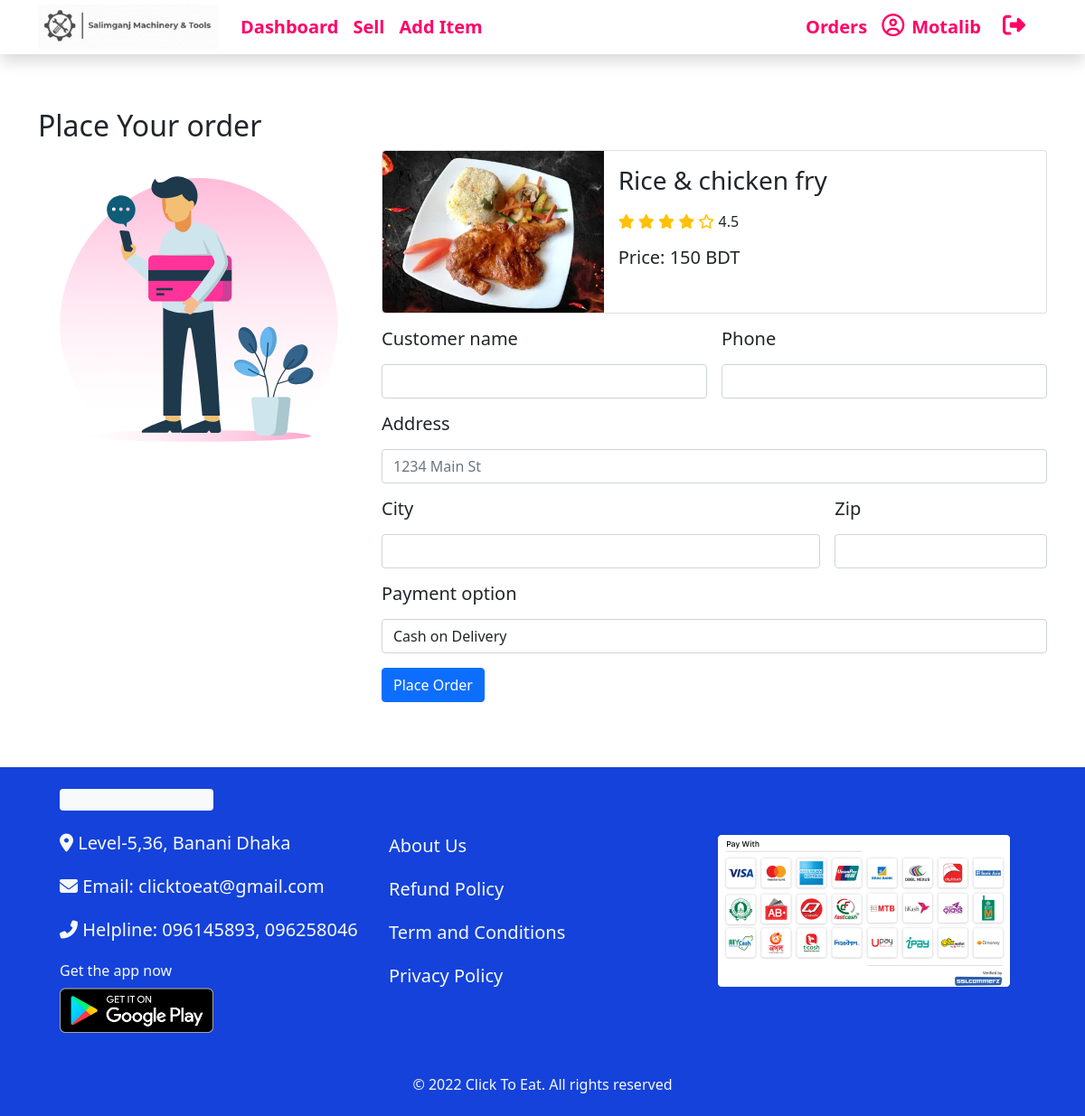
The page /placeOrder.php?id=103 (signed in) on the database its author committed.
### tables this page shows
CREATE TABLE `food` (
  `id` int(11) NOT NULL,
  `cat_id` int(11) NOT NULL,
  `foodname` varchar(50) NOT NULL,
  `description` varchar(250) NOT NULL,
  `img_src` varchar(50) NOT NULL,
  `price` int(11) NOT NULL
);

### placeOrder.php (the view, shortened to what this page needs)
<!DOCTYPE html>
<html lang="en">
<head>
    <link href="https://cdn.jsdelivr.net/npm/bootstrap@5.0.2/dist/css/bootstrap.min.css" rel="stylesheet">
    <link rel="stylesheet" href="styles/style.css">
</head>
<body>
    <?php require('./header.php') ?>
    <?php require('./connection.php');
    $foodId = $_GET["id"];
    $food = "SELECT id,description,foodname,price,img_src,cat_id FROM food WHERE id='$foodId'";
    $result = $conn->query($food);
    if ($result->num_rows > 0) {
        while ($row = $result->fetch_assoc()) {
            $foodname = $row['foodname'];
            $price = $row['price'];
            $cat_id = $row["cat_id"];
            $img_src = $row["img_src"];
        }
    } else {
        echo "<p class='alert-danger p-2'>Order failed!. </p>";
    }
    ?>
    <br>
    <br><br>
    <main class="mt-5">
        <div class="container">
            <h2 class="my-2">Place Your order</h2>
        </div>
        <div class="container">
            <div class="row">
                <div class="col-sm-4">
                    <div>
                        <img src="images/illustration/payment.svg" alt="">
                    </div>
                </div>
                <div class="col-sm-8">
                    <div class="card mb-3 w-100">
                        <div class="row g-0">
                            <div class="col-md-4">
                                <img src="images/food/<?php echo $cat_id . "/" . $img_src; ?>.webp" class="img-fluid rounded-start" alt="...">
                            </div>
                            <div class="col-md-8">
                                <div class="card-body">
                                    <h3 class="card-title"> <?php echo $foodname; ?></h3>
                                    <p> <i class="fas fa-star text-warning"></i>
                                        <i class="fas fa-star text-warning"></i>
                                        <i class="fas fa-star text-warning"></i>
                                        <i class="fas fa-star text-warning"></i>
                                        <i class="far fa-star text-warning"></i>
                                        <span>4.5</span>
                                    </p>
                                    <h5>Price: <?php echo $price; ?> BDT</h5>
                                </div>
                            </div>
                        </div>
                    </div>
                    <form class="row g-3" action="processOrder.php" method="POST">
                        <div class="col-md-6">
                            <label for="cname" class="form-label">
                                <h5>Customer name</h5>
                            </label>
                            <input name="cname" type="text" class="form-control" id="inputEmail4">
                        </div>
                        <div class="col-md-6">
                            <label for="phone" class="form-label">
                                <h5>Phone</h5>
                            </label>
                            <input name="phone" type="phone" class="form-control" id="phone">
                        </div>
                        <div class="col-12">
                            <label for="inputAddress" class="form-label">
                                <h5>Address</h5>
                            </label>
                            <input name="address" type="text" class="form-control" id="inputAddress" placeholder="1234 Main St">
                        </div>
                        <div class="col-md-8">
                            <label for="inputCity" class="form-label">
                                <h5>City</h5>
                            </label>
                            <input name="city" type="text" class="form-control" id="inputCity">
                        </div>
                        <div class="col-md-4">
                            <label for="inputZip" class="form-label">
                                <h5>Zip</h5>
                            </label>
                            <input name="zip" type="text" class="form-control" id="inputZip">
                        </div>
                        <div class="col-md-12">
                            <label for="patOpt" class="form-label">
                                <h5>Payment option</h5>
                            </label>
                            <select name="patOpt" class="form-control">
                                <option value="cod">Cash on Delivery</option>
                            </select>
                        </div>
                        <div class="col-12">
                            <button type="submit" class="btn btn-primary">Place Order</button>
                        </div>
                    </form>
                </div>
            </div>
        </div>
    </main>
    <br><br><br>
    <?php require('./footer.php') ?>
</body>
</html>

### rows shown on the page
food: img_src (picture), foodname "Rice & chicken fry", price "150"

### other values the page prints
$_SESSION["fname"] "Motalib"
